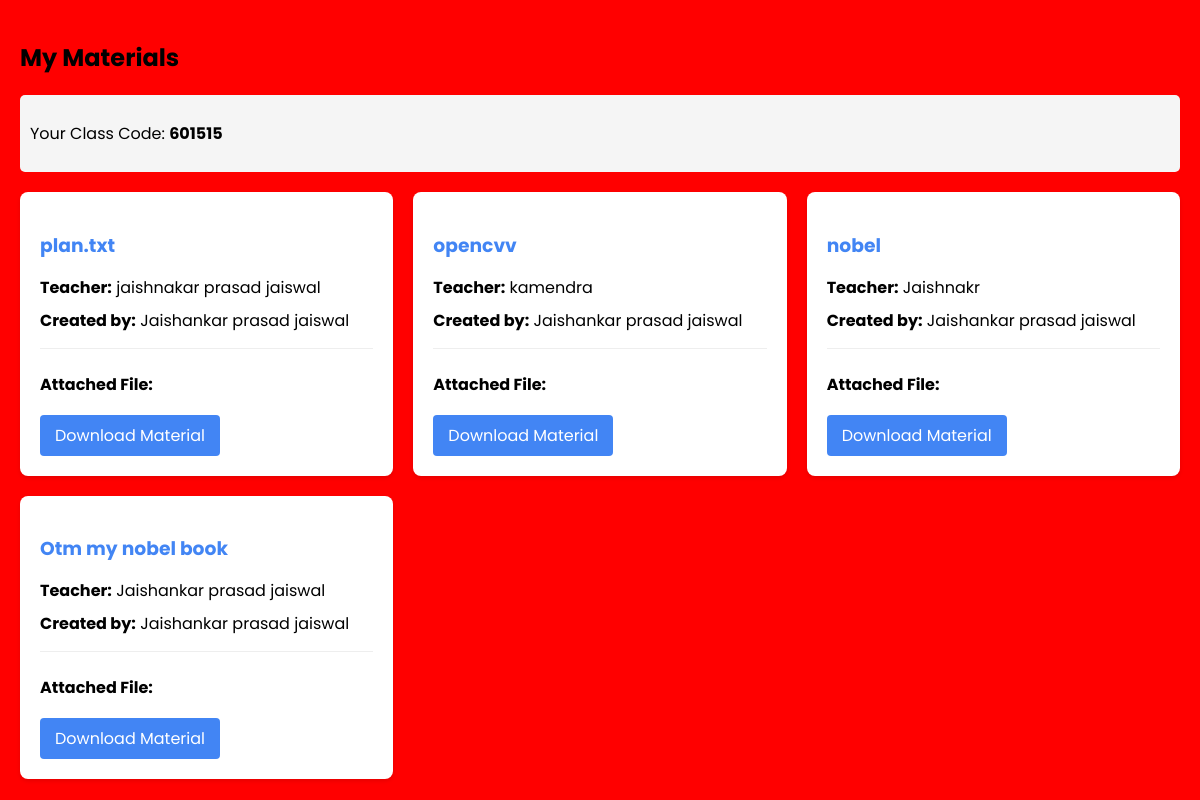
The page /mymaterial/ (signed in) on the database its author committed.
### meet/models.py (models this page shows, shortened)
class UserRegister(models.Model):
    GENDER_CHOICES = (
        ('M', 'Male'),
        ('F', 'Female'),
        ('O', 'Other'),
    )
    full_name = models.CharField(max_length=100)
    username = models.CharField(max_length=100, unique=True)
    class_code = models.CharField(max_length=6, unique=True, blank=True)
    email = models.EmailField(unique=True)
    phone = models.CharField(max_length=10, unique=True)
    password = models.CharField(max_length=100)
    gender = models.CharField(max_length=10, choices=GENDER_CHOICES)
    profile = models.ImageField(upload_to='media/', blank=True, null=True)
    created_at = models.DateTimeField(auto_now_add=True)
    updated_at = models.DateTimeField(auto_now=True)

class Create_classroom(models.Model):
    user = models.ForeignKey(UserRegister, on_delete=models.CASCADE, related_name='classrooms')
    title = models.CharField(max_length=100)
    techer_name = models.CharField(max_length=100)
    file = models.FileField(upload_to='classroom_files/')

### meet/views.py (the view)
# urls.py: path('mymaterial/', my_material, name='my_material'),
def my_material(request):
    if 'user_id' not in request.session:
        return redirect('userLogin')
    user_id = request.session['user_id']
    user = UserRegister.objects.get(id=user_id)
    try:
        created_classrooms = Create_classroom.objects.filter(user__class_code=user.class_code)
        context = {
            'created_classrooms': created_classrooms,
            'profile': user.profile.url if user.profile else None,
            'username': user.username,
            'full_name': user.full_name,
            'class_code': user.class_code,
            'success': True,
            'message': 'Data fetched successfully'
        }
    except Exception as e:
        context = {
            'success': False,
            'message': f'Error fetching data: {str(e)}',
            'class_code': user.class_code
        }
    return render(request, 'meet/mymaterial.html', context)

### meet/templates/meet/mymaterial.html (shortened to what this page needs)
{% extends "meet/base.html" %}
{% block content %}
<div class="container">
    <h2>My Materials</h2>
    <div class="class-info">
        <p>Your Class Code: <strong>{{ class_code }}</strong></p>
    </div>
    {% if success %}
        {% if created_classrooms %}
            <div class="classroom-list">
                {% for classroom in created_classrooms %}
                <div class="classroom-card">
                    <h3>{{ classroom.title }}</h3>
                    <div class="classroom-details">
                        <p><strong>Teacher:</strong> {{ classroom.techer_name }}</p>
                        <p><strong>Created by:</strong> {{ classroom.user.full_name }}</p>
                        {% if classroom.file %}
                            <div class="file-section">
                                <p><strong>Attached File:</strong></p>
                                <a href="{{ classroom.file.url }}" class="file-link" download>
                                    Download Material
                                </a>
                            </div>
                        {% endif %}
                    </div>
                </div>
                {% endfor %}
            </div>
        {% else %}
            <p class="no-data">No classrooms found for this class code.</p>
        {% endif %}
    {% else %}
        <div class="error-message">
            {{ message }}
        </div>
    {% endif %}
</div>
{% endblock content %}

### meet/templates/meet/base.html (shortened to what this page needs)
{% load static %}
<!DOCTYPE html>
<html lang="en">
  <head>
    <link rel="stylesheet" href="{% static 'css/style.css' %}" />
    <link rel="stylesheet" href="https://cdnjs.cloudflare.com/ajax/libs/font-awesome/5.15.4/css/all.min.css">
  </head>
  <body class="bg-gray-50 antialiased">
    {% block content %} {% endblock content %}
  </body>
</html>

### meet/static/meet/css/style.css (style rules this page uses)
.antialiased { background-color: red; }

### meet/templates/meet/base.html (style rules this page uses)
* { font-family: 'Poppins', sans-serif; box-sizing: border-box; }
body { margin: 0; padding: 0; background-color: #f5f5f5; }
.container { width: 100%; padding-right: 15px; padding-left: 15px; margin-right: auto; margin-left: auto; }

### meet/templates/meet/mymaterial.html (style rules this page uses)
.container { padding: 20px; max-width: 1200px; margin: 0 auto; }
.class-info { margin-bottom: 20px; padding: 10px; background-color: #f5f5f5; border-radius: 5px; }
.classroom-list { display: grid; grid-template-columns: repeat(auto-fill, minmax(300px, 1fr)); gap: 20px; }
.classroom-card { background-color: white; border-radius: 8px; padding: 20px; box-shadow: 0 2px 4px rgba(0,0,0,0.1); }
.classroom-card h3 { color: #4285f4; margin-bottom: 15px; }
.classroom-details p { margin: 8px 0; }
.file-section { margin-top: 15px; padding-top: 15px; border-top: 1px solid #eee; }
.file-link { display: inline-block; padding: 8px 15px; background-color: #4285f4; color: white; border-radius: 4px; text-decoration: none; margin-top: 10px; }

### rows shown on the page
UserRegister: class_code "601515"
Create_classroom: title "plan.txt", techer_name "jaishnakar prasad jaiswal", user.full_name "Jaishankar prasad jaiswal"
Create_classroom: title "opencvv", techer_name "kamendra", user.full_name "Jaishankar prasad jaiswal"
Create_classroom: title "nobel", techer_name "Jaishnakr", user.full_name "Jaishankar prasad jaiswal"
Create_classroom: title "Otm my nobel book", techer_name "Jaishankar prasad jaiswal", user.full_name "Jaishankar prasad jaiswal"
